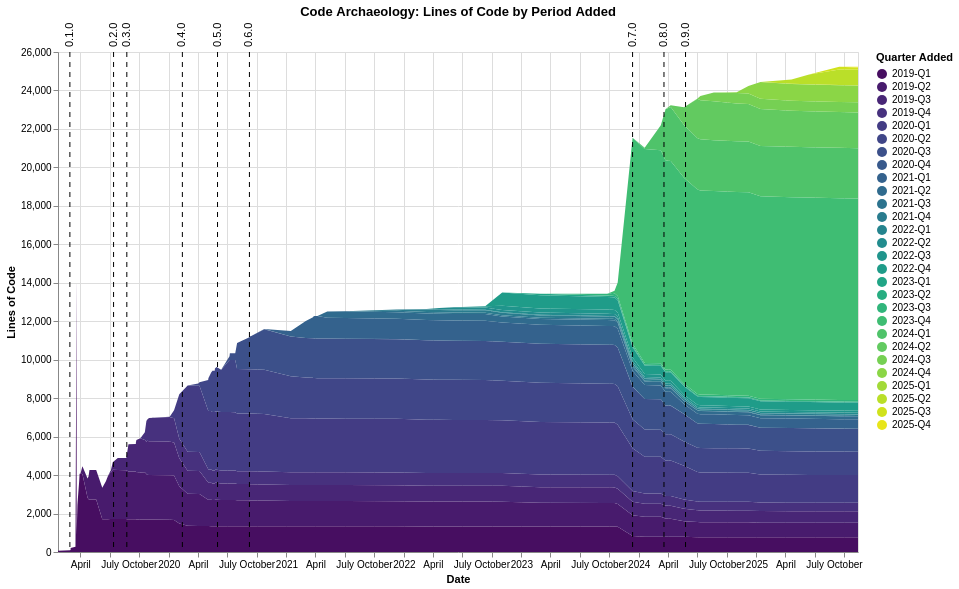

Express this chart as Vega-Lite.
### Vega-Lite specification from a JSON file in a GitHub repository (floating-point values rounded to 4 significant figures; data arrays with more than 128 entries replaced by an {"elided": "..."} marker saying what was removed)
{"$schema": "https://vega.github.io/schema/vega-lite/v6.1.0.json", "config": {"view": {"continuousHeight": 300, "continuousWidth": 300}}, "datasets": {"data-0ab987d1b3d778de545a0b3378db2d9d": {"elided": "888 records"}, "data-aaf1f9cbded14b851670d1b04e0fe65f": [{"datetime": "2019-02-27T15:15:27", "version": "0.1.0"}, {"datetime": "2019-07-13T10:30:07", "version": "0.2.0"}, {"datetime": "2019-08-23T14:59:28", "version": "0.3.0"}, {"datetime": "2020-02-12T07:43:27", "version": "0.4.0"}, {"datetime": "2020-05-31T14:28:57", "version": "0.5.0"}, {"datetime": "2020-09-07T18:25:39", "version": "0.6.0"}, {"datetime": "2023-12-12T19:57:11", "version": "0.7.0"}, {"datetime": "2024-03-19T10:06:17", "version": "0.8.0"}, {"datetime": "2024-05-25T11:01:56", "version": "0.9.0"}]}, "height": 500, "layer": [{"data": {"name": "data-0ab987d1b3d778de545a0b3378db2d9d"}, "encoding": {"color": {"field": "period", "scale": {"scheme": "viridis"}, "title": "Quarter Added", "type": "ordinal"}, "order": {"field": "period", "type": "ordinal"}, "tooltip": [{"field": "commit_date", "type": "temporal"}, {"field": "period", "type": "ordinal"}, {"field": "line_count", "type": "quantitative"}], "x": {"field": "commit_date", "title": "Date", "type": "temporal"}, "y": {"field": "line_count", "title": "Lines of Code", "type": "quantitative"}}, "mark": {"type": "area"}}, {"data": {"name": "data-aaf1f9cbded14b851670d1b04e0fe65f"}, "encoding": {"tooltip": [{"field": "version", "type": "nominal"}, {"field": "datetime", "type": "temporal"}], "x": {"field": "datetime", "title": "Date", "type": "temporal"}}, "mark": {"strokeDash": [5, 5], "type": "rule"}}, {"data": {"name": "data-aaf1f9cbded14b851670d1b04e0fe65f"}, "encoding": {"text": {"field": "version", "type": "nominal"}, "x": {"field": "datetime", "type": "temporal"}, "y": {"value": 10}}, "mark": {"align": "left", "angle": 270, "dx": 15, "dy": 0, "type": "text"}}], "title": "Code Archaeology: Lines of Code by Period Added", "width": 800}
